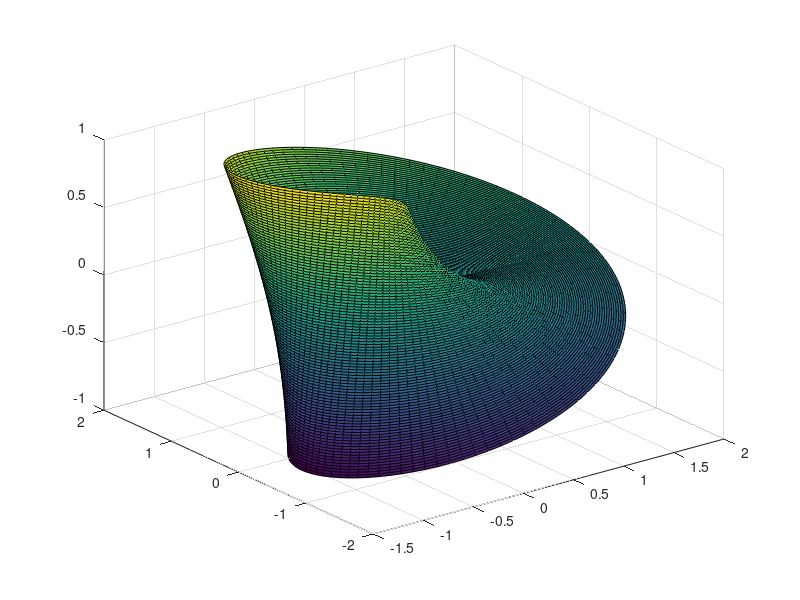

Write MATLAB code to recreate this figure.
close all
clear all
clc

s = linspace(-1,1);
t = linspace(0,2*pi);
[s,t] = meshgrid(s,t);
x = (1+s.*cos(t/2)).*cos(t);
y = (1+s.*cos(t/2)).*sin(t);
z = s.*sin(t/2);

surf(x,y,z)
